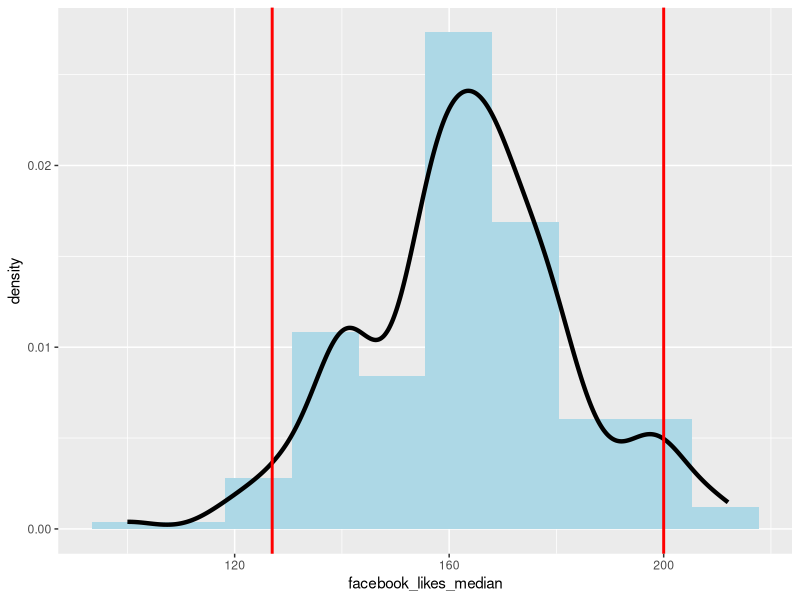

Recreate this plot in R.
# Usage of bootstrap - examples

library(tidyverse)
library(rsample)

movie_data <- read_csv("datasets/scraped_imdb/movie_db_clean.csv")

movie_boot <- bootstraps(movie_data, times = 200)

boot_median <- movie_boot %>% 
  mutate(facebook_likes_median = 
           map_dbl(splits,
                   ~{
                     median(as.data.frame(.x)$movie_facebook_likes, na.rm = T)
                     }))

# Now we can extract and compare some statistics
median(movie_data$movie_facebook_likes, na.rm = T)
median(boot_median$facebook_likes_median)
mean(boot_median$facebook_likes_median)

# A confidence interval for the median is
ci_comp <- boot_median %>% 
  mutate(bottom2.5 = facebook_likes_median <= quantile(facebook_likes_median, 0.025),
         top2.5 = facebook_likes_median >= quantile(facebook_likes_median, 0.975)) %>% 
  filter(!bottom2.5 & !top2.5) %>% 
  summarize(lb = min(facebook_likes_median),
            ub = max(facebook_likes_median))

# The distribution of the median looks like this:
ggplot(boot_median, aes(x = facebook_likes_median, y = stat(density))) + 
  geom_histogram(bins = 10, fill = "lightblue") + 
  geom_density(size = 1.5) + 
  geom_vline(xintercept = ci_comp$lb, color = "red", size = 1) + 
  geom_vline(xintercept = ci_comp$ub, color = "red", size = 1)
